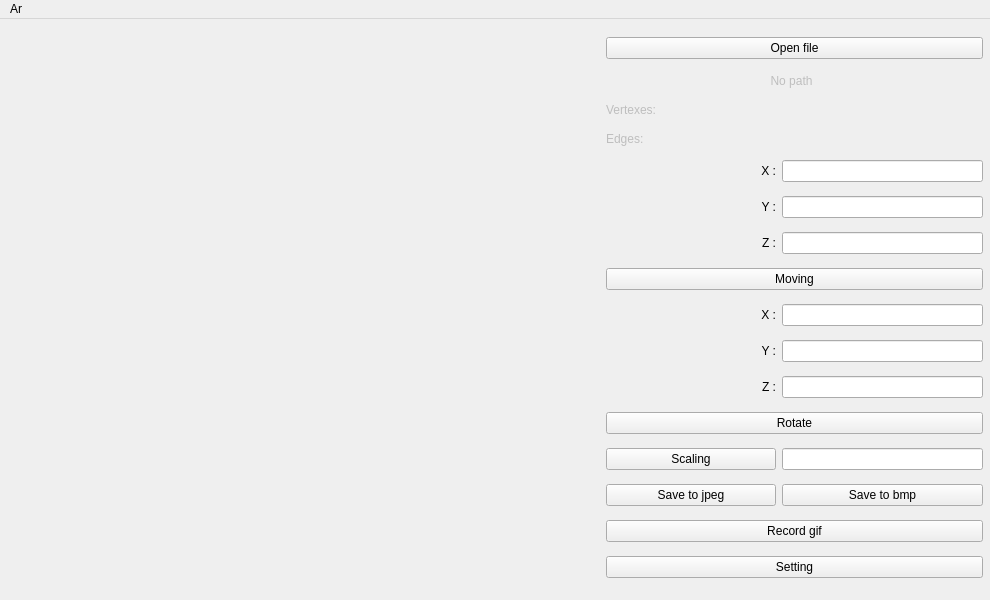
<?xml version="1.0" encoding="UTF-8"?>
<ui version="4.0">
 <class>MainWindow</class>
 <widget class="QMainWindow" name="MainWindow">
  <property name="geometry">
   <rect>
    <x>0</x>
    <y>0</y>
    <width>990</width>
    <height>600</height>
   </rect>
  </property>
  <property name="windowTitle">
   <string>MainWindow</string>
  </property>
  <widget class="QWidget" name="centralwidget">
   <widget class="glview" name="widget" native="true">
    <property name="geometry">
     <rect>
      <x>10</x>
      <y>10</y>
      <width>580</width>
      <height>580</height>
     </rect>
    </property>
   </widget>
   <widget class="QWidget" name="gridLayoutWidget">
    <property name="geometry">
     <rect>
      <x>600</x>
      <y>10</y>
      <width>393</width>
      <height>561</height>
     </rect>
    </property>
    <layout class="QGridLayout" name="gridLayout">
     <property name="rightMargin">
      <number>10</number>
     </property>
     <property name="horizontalSpacing">
      <number>6</number>
     </property>
     <item row="8" column="1">
      <widget class="QLabel" name="label_rotate_x">
       <property name="text">
        <string>X :</string>
       </property>
       <property name="alignment">
        <set>Qt::AlignmentFlag::AlignRight|Qt::AlignmentFlag::AlignTrailing|Qt::AlignmentFlag::AlignVCenter</set>
       </property>
      </widget>
     </item>
     <item row="10" column="1">
      <widget class="QLabel" name="label_rotate_z">
       <property name="text">
        <string>Z :</string>
       </property>
       <property name="alignment">
        <set>Qt::AlignmentFlag::AlignRight|Qt::AlignmentFlag::AlignTrailing|Qt::AlignmentFlag::AlignVCenter</set>
       </property>
      </widget>
     </item>
     <item row="14" column="1" colspan="2">
      <widget class="QPushButton" name="button_gif">
       <property name="text">
        <string>Record gif</string>
       </property>
      </widget>
     </item>
     <item row="6" column="2">
      <widget class="QLineEdit" name="translate_z"/>
     </item>
     <item row="6" column="1">
      <widget class="QLabel" name="label_translate_z">
       <property name="text">
        <string>Z :</string>
       </property>
       <property name="alignment">
        <set>Qt::AlignmentFlag::AlignRight|Qt::AlignmentFlag::AlignTrailing|Qt::AlignmentFlag::AlignVCenter</set>
       </property>
      </widget>
     </item>
     <item row="8" column="2">
      <widget class="QLineEdit" name="rotate_x"/>
     </item>
     <item row="13" column="2">
      <widget class="QPushButton" name="button_bmp">
       <property name="minimumSize">
        <size>
         <width>120</width>
         <height>0</height>
        </size>
       </property>
       <property name="text">
        <string>Save to bmp</string>
       </property>
      </widget>
     </item>
     <item row="2" column="1" colspan="2">
      <widget class="QLabel" name="label_vertexes">
       <property name="enabled">
        <bool>false</bool>
       </property>
       <property name="maximumSize">
        <size>
         <width>16777215</width>
         <height>15</height>
        </size>
       </property>
       <property name="text">
        <string>Vertexes: </string>
       </property>
      </widget>
     </item>
     <item row="13" column="1">
      <widget class="QPushButton" name="button_jpeg">
       <property name="minimumSize">
        <size>
         <width>170</width>
         <height>0</height>
        </size>
       </property>
       <property name="maximumSize">
        <size>
         <width>170</width>
         <height>16777215</height>
        </size>
       </property>
       <property name="text">
        <string>Save to jpeg</string>
       </property>
      </widget>
     </item>
     <item row="7" column="1" colspan="2">
      <widget class="QPushButton" name="button_Translate">
       <property name="text">
        <string>Moving</string>
       </property>
      </widget>
     </item>
     <item row="15" column="1" colspan="2">
      <widget class="QPushButton" name="button_setting">
       <property name="text">
        <string>Setting</string>
       </property>
      </widget>
     </item>
     <item row="10" column="2">
      <widget class="QLineEdit" name="rotate_z"/>
     </item>
     <item row="12" column="2">
      <widget class="QLineEdit" name="scaleLineEdit"/>
     </item>
     <item row="1" column="0" colspan="3">
      <widget class="QLabel" name="label_path">
       <property name="enabled">
        <bool>false</bool>
       </property>
       <property name="maximumSize">
        <size>
         <width>16777215</width>
         <height>15</height>
        </size>
       </property>
       <property name="text">
        <string>No path</string>
       </property>
       <property name="alignment">
        <set>Qt::AlignmentFlag::AlignCenter</set>
       </property>
      </widget>
     </item>
     <item row="4" column="2">
      <widget class="QLineEdit" name="translate_x"/>
     </item>
     <item row="5" column="2">
      <widget class="QLineEdit" name="translate_y"/>
     </item>
     <item row="5" column="1">
      <widget class="QLabel" name="label_translate_y">
       <property name="text">
        <string>Y :</string>
       </property>
       <property name="alignment">
        <set>Qt::AlignmentFlag::AlignRight|Qt::AlignmentFlag::AlignTrailing|Qt::AlignmentFlag::AlignVCenter</set>
       </property>
      </widget>
     </item>
     <item row="9" column="1">
      <widget class="QLabel" name="label_rotate_y">
       <property name="text">
        <string>Y :</string>
       </property>
       <property name="alignment">
        <set>Qt::AlignmentFlag::AlignRight|Qt::AlignmentFlag::AlignTrailing|Qt::AlignmentFlag::AlignVCenter</set>
       </property>
      </widget>
     </item>
     <item row="4" column="1">
      <widget class="QLabel" name="label_translate_x">
       <property name="maximumSize">
        <size>
         <width>123123</width>
         <height>16777215</height>
        </size>
       </property>
       <property name="text">
        <string>X :</string>
       </property>
       <property name="alignment">
        <set>Qt::AlignmentFlag::AlignRight|Qt::AlignmentFlag::AlignTrailing|Qt::AlignmentFlag::AlignVCenter</set>
       </property>
      </widget>
     </item>
     <item row="9" column="2">
      <widget class="QLineEdit" name="rotate_y"/>
     </item>
     <item row="12" column="1">
      <widget class="QPushButton" name="scalingButton">
       <property name="text">
        <string>Scaling</string>
       </property>
      </widget>
     </item>
     <item row="3" column="1" colspan="2">
      <widget class="QLabel" name="label_edges">
       <property name="enabled">
        <bool>false</bool>
       </property>
       <property name="maximumSize">
        <size>
         <width>16777215</width>
         <height>15</height>
        </size>
       </property>
       <property name="text">
        <string>Edges:</string>
       </property>
      </widget>
     </item>
     <item row="11" column="1" colspan="2">
      <widget class="QPushButton" name="button_Rotate">
       <property name="text">
        <string>Rotate</string>
       </property>
      </widget>
     </item>
     <item row="0" column="1" colspan="2">
      <widget class="QPushButton" name="button_open_path">
       <property name="text">
        <string>Open file</string>
       </property>
      </widget>
     </item>
    </layout>
   </widget>
  </widget>
  <widget class="QMenuBar" name="menubar">
   <property name="geometry">
    <rect>
     <x>0</x>
     <y>0</y>
     <width>990</width>
     <height>21</height>
    </rect>
   </property>
   <widget class="QMenu" name="menuAr">
    <property name="title">
     <string>Ar</string>
    </property>
    <addaction name="actionClose"/>
   </widget>
   <addaction name="menuAr"/>
  </widget>
  <action name="actionClose">
   <property name="text">
    <string>Close</string>
   </property>
  </action>
 </widget>
 <customwidgets>
  <customwidget>
   <class>glview</class>
   <extends>QWidget</extends>
   <header location="global">glview.h</header>
   <container>1</container>
  </customwidget>
 </customwidgets>
 <resources/>
 <connections/>
</ui>
